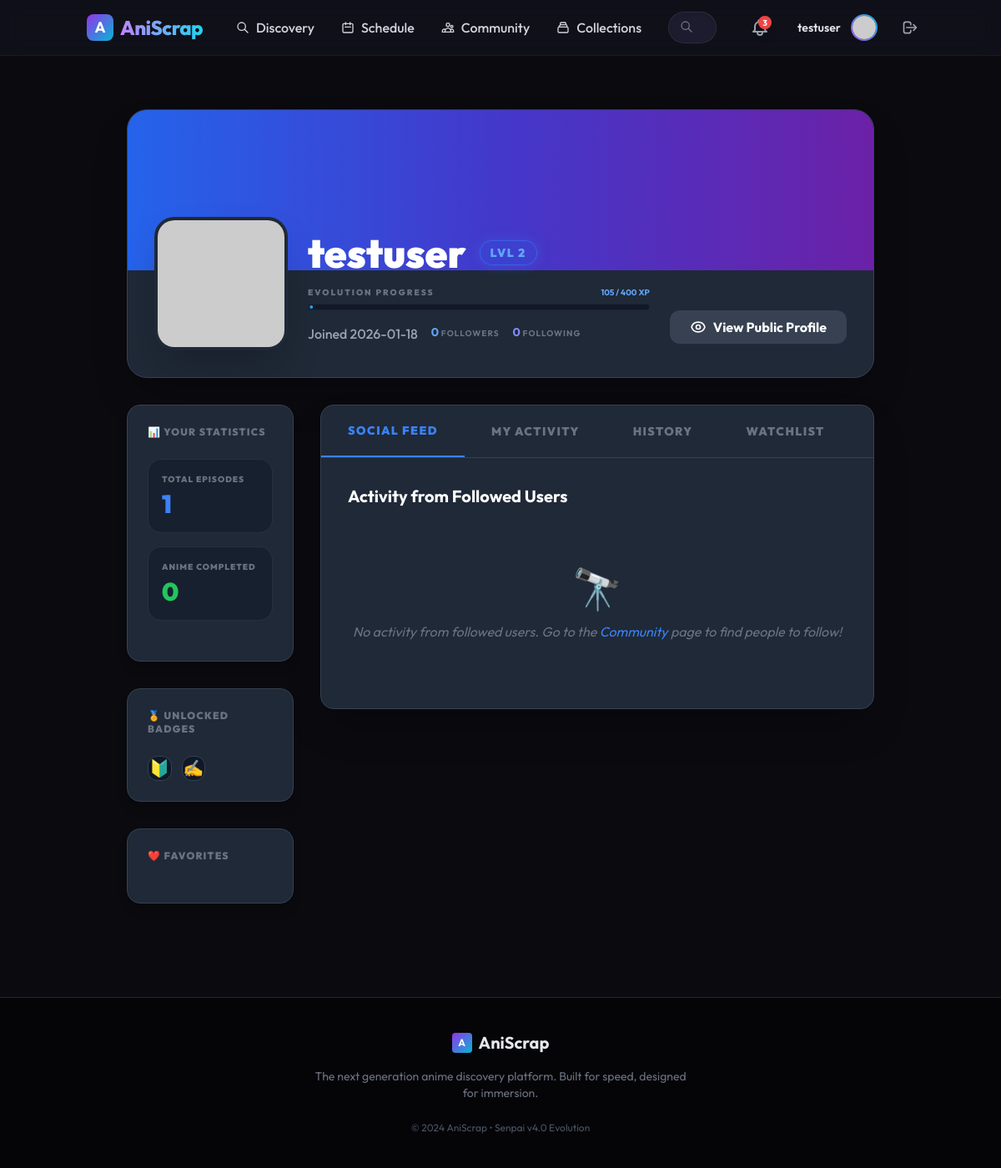
The app's page /dashboard (signed in) with its own data.
### tables this page shows
CREATE TABLE users (
        id INTEGER PRIMARY KEY AUTOINCREMENT,
        username TEXT UNIQUE NOT NULL,
        email TEXT UNIQUE NOT NULL,
        password_hash TEXT NOT NULL,
        created_at TIMESTAMP DEFAULT CURRENT_TIMESTAMP
    , xp INTEGER DEFAULT 0, level INTEGER DEFAULT 1);

CREATE TABLE badges (
        id INTEGER PRIMARY KEY AUTOINCREMENT,
        name TEXT UNIQUE NOT NULL,
        description TEXT,
        icon TEXT
    );

### blueprints/ui.py (the view)
@ui_bp.route("/profile")
@ui_bp.route("/dashboard")
def profile_page():
    from flask import session
    if "user_id" not in session:
        return redirect(url_for("ui.login_page"))
    user = db.get_user_by_id(session["user_id"])
    if not user:
        return redirect(url_for("ui.login_page"))
    stats = db.get_user_stats(session["user_id"])
    watch_history = db.get_user_watch_history(session["user_id"], limit=50)
    watchlist = db.get_user_watchlist(session["user_id"])
    favorites = db.get_user_favorites(session["user_id"])
    activity = db.get_user_activity(session["user_id"], limit=20)
    social_feed = db.get_social_feed(session["user_id"], limit=20)
    categorized_watchlist = {
        "watching": [],
        "plan-to-watch": [],
        "completed": [],
        "on-hold": [],
        "dropped": []
    }
    for item in watchlist:
        status = item["status"]
        if status in categorized_watchlist:
            categorized_watchlist[status].append(item)
    return render_template("profile.html",
                         user=user,
                         stats=stats,
                         watch_history=watch_history,
                         watchlist=categorized_watchlist,
                         favorites=favorites,
                         activity=activity,
                         social_feed=social_feed)

### templates/profile.html (shortened to what this page needs)
{% extends "base.html" %}
{% block content %}
<div class="max-w-7xl mx-auto px-4 sm:px-6 lg:px-8 py-8">
    <div class="bg-gray-800 rounded-3xl shadow-2xl overflow-hidden border border-gray-700 mb-8">
        <div class="h-48 bg-gradient-to-r from-blue-600 via-indigo-700 to-purple-800"></div>
        <div class="px-8 pb-8">
            <div class="relative flex flex-col md:flex-row items-center md:items-end -mt-16 gap-6">
                <div class="w-40 h-40 bg-gray-900 rounded-3xl border-4 border-gray-800 overflow-hidden shadow-2xl">
                    <img src="https://api.dicebear.com/7.x/avataaars/svg?seed={{ user.username }}" alt="Avatar" class="w-full h-full">
                </div>
                <div class="flex-grow text-center md:text-left pb-2">
                    <div class="flex items-center justify-center md:justify-start gap-4">
                        <h1 class="text-4xl md:text-5xl font-black text-white">{{ user.username }}</h1>
                        <div class="px-3 py-1 rounded-full bg-blue-600/20 border border-blue-500/50 text-blue-400 text-sm font-black uppercase tracking-widest shadow-[0_0_15px_rgba(59,130,246,0.3)]">
                            LVL {{ stats.level }}
                        </div>
                    </div>
                    <div class="mt-4 max-w-md">
                        <div class="flex justify-between items-end mb-1.5">
                            <span class="text-[10px] font-black text-gray-500 uppercase tracking-[0.2em]">Evolution Progress</span>
                            <span class="text-[10px] font-bold text-blue-400">{{ stats.xp }} / {{ stats.next_level_xp }} XP</span>
                        </div>
                        <div class="h-2 w-full bg-gray-900 rounded-full overflow-hidden border border-white/5 p-[1px]">
                            <div class="h-full bg-gradient-to-r from-blue-600 to-cyan-400 rounded-full shadow-[0_0_10px_rgba(59,130,246,0.5)] transition-all duration-1000" style="width: {{ stats.progress_percent }}%"></div>
                        </div>
                    </div>
                    <div class="flex flex-wrap justify-center md:justify-start gap-4 mt-4">
                        <span class="text-gray-400 font-medium">Joined {{ user.created_at[:10] if user.created_at else 'Recently' }}</span>
                        <div class="flex gap-4 text-sm font-bold">
                            <span class="text-blue-400">{{ stats.followers }} <span class="text-gray-500 uppercase text-[10px] tracking-widest">Followers</span></span>
                            <span class="text-indigo-400">{{ stats.following }} <span class="text-gray-500 uppercase text-[10px] tracking-widest">Following</span></span>
                        </div>
                    </div>
                </div>
                <div class="pb-2">
                    <a href="/user/{{ user.username }}" class="bg-gray-700 hover:bg-gray-600 text-white px-6 py-2 rounded-xl font-bold transition flex items-center gap-2">
                        View Public Profile
                    </a>
                </div>
            </div>
        </div>
    </div>
    <div class="grid grid-cols-1 lg:grid-cols-4 gap-8">
        <div class="lg:col-span-1 space-y-8">
            <div class="bg-gray-800 rounded-2xl p-6 border border-gray-700 shadow-lg space-y-6">
                <h3 class="text-xs font-black text-gray-500 uppercase tracking-widest flex items-center gap-2">
                    📊 Your Statistics
                </h3>
                <div class="grid grid-cols-1 gap-4">
                    <div class="p-4 bg-gray-900/50 rounded-2xl border border-gray-700/50">
                        <div class="text-[10px] font-black text-gray-500 uppercase tracking-widest mb-1">Total Episodes</div>
                        <div class="text-3xl font-black text-blue-500">{{ stats.total_episodes }}</div>
                    </div>
                    <div class="p-4 bg-gray-900/50 rounded-2xl border border-gray-700/50">
                        <div class="text-[10px] font-black text-gray-500 uppercase tracking-widest mb-1">Anime Completed</div>
                        <div class="text-3xl font-black text-green-500">{{ stats.watchlist_counts.get('completed', 0) }}</div>
                    </div>
                </div>
            </div>
            <div class="bg-gray-800 rounded-2xl p-6 border border-gray-700 shadow-lg space-y-6">
                <h3 class="text-xs font-black text-gray-500 uppercase tracking-widest flex items-center gap-2">
                    🏅 Unlocked Badges
                </h3>
                <div class="grid grid-cols-4 gap-3">
                    {% for badge in stats.badges %}
                    <div class="aspect-square rounded-xl bg-gray-900 border border-gray-700 flex items-center justify-center text-xl shadow-inner group relative" title="{{ badge.name }}: {{ badge.description }}">
                        {{ badge.icon }}
                    </div>
                    {% else %}
                    <div class="col-span-4 text-center py-4 text-xs text-gray-500 italic">No badges earned yet.</div>
                    {% endfor %}
                </div>
            </div>
            <div class="bg-gray-800 rounded-2xl p-6 border border-gray-700 shadow-lg space-y-6">
                <h3 class="text-xs font-black text-gray-500 uppercase tracking-widest flex items-center gap-2">
                    ❤️ Favorites
                </h3>
            </div>
        </div>
        <div class="lg:col-span-3 space-y-8">
            <div class="bg-gray-800 rounded-2xl border border-gray-700 overflow-hidden shadow-2xl">
                <div class="flex border-b border-gray-700 overflow-x-auto no-scrollbar">
                    <button onclick="switchTab('social')" id="tab-social-btn" class="flex-none py-5 px-8 text-sm font-black text-blue-500 border-b-2 border-blue-500 transition uppercase tracking-widest">Social Feed</button>
                    <button onclick="switchTab('activity')" id="tab-activity-btn" class="flex-none py-5 px-8 text-sm font-black text-gray-500 hover:text-white transition uppercase tracking-widest">My Activity</button>
                    <button onclick="switchTab('history')" id="tab-history-btn" class="flex-none py-5 px-8 text-sm font-black text-gray-500 hover:text-white transition uppercase tracking-widest">History</button>
                    <button onclick="switchTab('watchlist')" id="tab-watchlist-btn" class="flex-none py-5 px-8 text-sm font-black text-gray-500 hover:text-white transition uppercase tracking-widest">Watchlist</button>
                    <button onclick="switchTab('favorites')" id="tab-favorites-btn" class="flex-none py-5 px-8 text-sm font-black text-gray-500 hover:text-white transition uppercase tracking-widest">Favorites</button>
                </div>
                <div id="tab-social" class="p-8 space-y-6">
                    <h3 class="text-xl font-bold text-white">Activity from Followed Users</h3>
                    <div class="space-y-4">
                        {% for item in social_feed %}
                        <div class="bg-gray-900/50 p-5 rounded-2xl border border-gray-700/50 flex gap-4 items-center group hover:bg-gray-900 transition">
                            <img src="https://api.dicebear.com/7.x/avataaars/svg?seed={{ item.username }}" class="w-12 h-12 rounded-xl bg-gray-800 border border-gray-700" alt="">
                            <div class="flex-grow">
                                <div class="text-sm text-gray-300">
                                    <a href="/user/{{ item.username }}" class="font-bold text-blue-400 hover:underline">{{ item.username }}</a>
                                    {{ item.message }}
                                </div>
                                <div class="text-[10px] text-gray-500 mt-1 uppercase font-bold tracking-widest">{{ item.created_at }}</div>
                            </div>
                        </div>
                        {% else %}
                        <div class="text-center py-12 space-y-4">
                            <div class="text-5xl">🔭</div>
                            <p class="text-gray-500 italic">No activity from followed users. Go to the <a href="/community" class="text-blue-500 hover:underline">Community</a> page to find people to follow!</p>
                        </div>
                        {% endfor %}
                    </div>
                </div>
            </div>
        </div>
    </div>
</div>
{% endblock %}

### templates/base.html (shortened to what this page needs)
<!DOCTYPE html>
<html lang="en">
<head>
    <script src="https://cdn.tailwindcss.com"></script>
    <link href="https://vjs.zencdn.net/8.6.1/video-js.css" rel="stylesheet" />
</head>
<body class="min-h-screen flex flex-col">
    <nav class="glass sticky top-0 z-50 transition-all duration-300">
        <div class="container mx-auto px-4 py-3 flex justify-between items-center">
            <a href="/" class="flex items-center gap-2 group">
                <div class="w-8 h-8 rounded-lg bg-gradient-to-br from-purple-600 to-cyan-500 flex items-center justify-center text-white font-bold text-lg group-hover:rotate-12 transition">A</div>
                <span class="text-2xl font-extrabold tracking-tight text-gradient">AniScrap</span>
            </a>
            <div class="hidden md:flex ml-10 space-x-8">
                <a href="/discover" class="nav-link text-gray-300 hover:text-white font-medium flex items-center gap-2">
                    <svg class="w-4 h-4" fill="none" stroke="currentColor" viewBox="0 0 24 24"><path stroke-linecap="round" stroke-linejoin="round" stroke-width="2" d="M21 21l-6-6m2-5a7 7 0 11-14 0 7 7 0 0114 0z"></path></svg>
                    Discovery
                </a>
                <a href="/schedule" class="nav-link text-gray-300 hover:text-white font-medium flex items-center gap-2">
                     <svg class="w-4 h-4" fill="none" stroke="currentColor" viewBox="0 0 24 24"><path stroke-linecap="round" stroke-linejoin="round" stroke-width="2" d="M8 7V3m8 4V3m-9 8h10M5 21h14a2 2 0 002-2V7a2 2 0 00-2-2H5a2 2 0 00-2 2v12a2 2 0 002 2z"></path></svg>
                    Schedule
                </a>
                <a href="/community" class="nav-link text-gray-300 hover:text-white font-medium flex items-center gap-2">
                    Community
                </a>
                <a href="/collections" class="nav-link text-gray-300 hover:text-white font-medium flex items-center gap-2">
                    <svg class="w-4 h-4" fill="none" stroke="currentColor" viewBox="0 0 24 24"><path stroke-linecap="round" stroke-linejoin="round" stroke-width="2" d="M19 11H5m14 0a2 2 0 012 2v6a2 2 0 01-2 2H5a2 2 0 01-2-2v-6a2 2 0 012-2m14 0V9a2 2 0 00-2-2M5 11V9a2 2 0 002-2m0 0V5a2 2 0 012-2h6a2 2 0 012 2v2M7 7h10"></path></svg>
                    Collections
                </a>
            </div>
            <div class="hidden lg:flex flex-grow max-w-lg mx-8 relative group">
                <form action="/search" method="get" class="w-full relative">
                    <input type="search" name="q" id="search-input" placeholder="Search anime..."
                           class="w-full bg-[#1c1c2e] text-gray-200 border border-gray-700/50 rounded-full py-2 pl-10 pr-4 focus:outline-none focus:ring-2 focus:ring-purple-500/50 focus:border-purple-500 transition-all shadow-inner text-sm" autocomplete="off">
                    <svg class="w-4 h-4 text-gray-500 absolute left-3.5 top-2.5" fill="none" stroke="currentColor" viewBox="0 0 24 24"><path stroke-linecap="round" stroke-linejoin="round" stroke-width="2" d="M21 21l-6-6m2-5a7 7 0 11-14 0 7 7 0 0114 0z"></path></svg>
                </form>
            </div>
            <div class="flex items-center gap-4">
                {% if session.user_id %}
                    <div class="relative" id="notification-bell">
                        <button class="text-gray-400 hover:text-white relative p-2 transition hover:bg-white/5 rounded-full">
                            <span id="notif-count" class="absolute top-1.5 right-1.5 bg-red-500 text-white text-[10px] font-bold w-4 h-4 flex items-center justify-center rounded-full hidden shadow-lg animate-pulse">0</span>
                        </button>
                    </div>
                    <a href="/profile" class="flex items-center gap-3 pl-2 pr-1 py-1 rounded-full hover:bg-white/5 transition border border-transparent hover:border-white/5">
                        <span class="text-sm font-semibold text-gray-200 hidden lg:block">{{ session.username }}</span>
                        <div class="w-8 h-8 rounded-full bg-gradient-to-tr from-purple-500 to-cyan-500 p-[2px]">
                            <img src="https://api.dicebear.com/7.x/avataaars/svg?seed={{ session.username }}" alt="Avatar" class="w-full h-full rounded-full bg-[#1c1c2e]">
                        </div>
                    </a>
                    <button onclick="logout()" class="text-gray-400 hover:text-red-400 p-2 rounded-full hover:bg-red-500/10 transition">
                        <svg class="w-5 h-5" fill="none" stroke="currentColor" viewBox="0 0 24 24"><path stroke-linecap="round" stroke-linejoin="round" stroke-width="2" d="M17 16l4-4m0 0l-4-4m4 4H7m6 4v1a3 3 0 01-3 3H6a3 3 0 01-3-3V7a3 3 0 013-3h4a3 3 0 013 3v1"></path></svg>
                    </button>
                {% endif %}
            </div>
        </div>
    </nav>
    <main class="flex-grow container mx-auto p-4 md:p-6 lg:p-8">
        {% block content %}{% endblock %}
    </main>
    <footer class="bg-[#050508] border-t border-gray-800 py-10 mt-12">
        <div class="container mx-auto px-4 text-center">
            <div class="flex items-center justify-center gap-2 mb-4">
                 <div class="w-6 h-6 rounded bg-gradient-to-br from-purple-600 to-cyan-500 flex items-center justify-center text-white text-xs font-bold">A</div>
                 <span class="text-xl font-bold text-gray-200">AniScrap</span>
            </div>
            <p class="text-gray-500 text-sm max-w-md mx-auto">
                The next generation anime discovery platform. Built for speed, designed for immersion.
            </p>
            <div class="mt-6 text-xs text-gray-600">
                &copy; 2024 AniScrap • Senpai v4.0 Evolution
            </div>
        </div>
    </footer>
</body>
</html>

### records on screen
users: username "testuser", created_at "2026-01-18"
badges: icon "🔰"
badges: icon "✍️"

### other values on screen
{{ stats.level }} "2"
{{ stats.xp }} "105"
{{ stats.next_level_xp }} "400"
{{ stats.followers }} "0"
{{ stats.following }} "0"
{{ stats.total_episodes }} "1"
{{ stats.watchlist_counts.get('completed', 0) }} "0"
